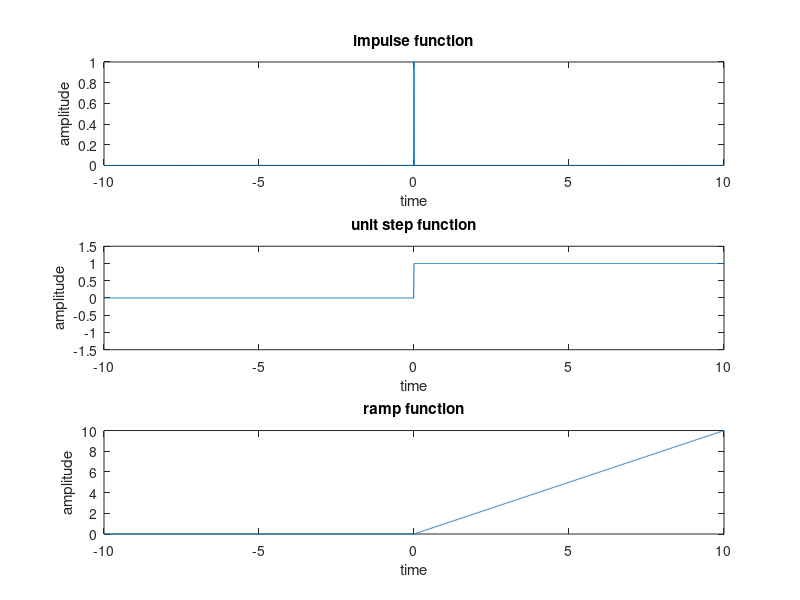

This figure's MATLAB source:
clc;
clear all;
close all;

t = -10:0.01:10;
d = zeros(1, length(t));
e = zeros(1, length(t));
f = zeros(1, length(t));

d(t == 0) = 1;
e(t >= 0) = 1;
f(t >= 0) = t(t >= 0);

subplot(3, 1, 1);
plot(t, d);
xlabel('time');
ylabel('amplitude');
title('impulse function');

subplot(3, 1, 2);
plot(t, e);
axis([-10 10 -1.5 1.5]);
xlabel('time');
ylabel('amplitude');
title('unit step function');

subplot(3, 1, 3);
plot(t, f);
xlabel('time');
ylabel('amplitude');
title('ramp function');
